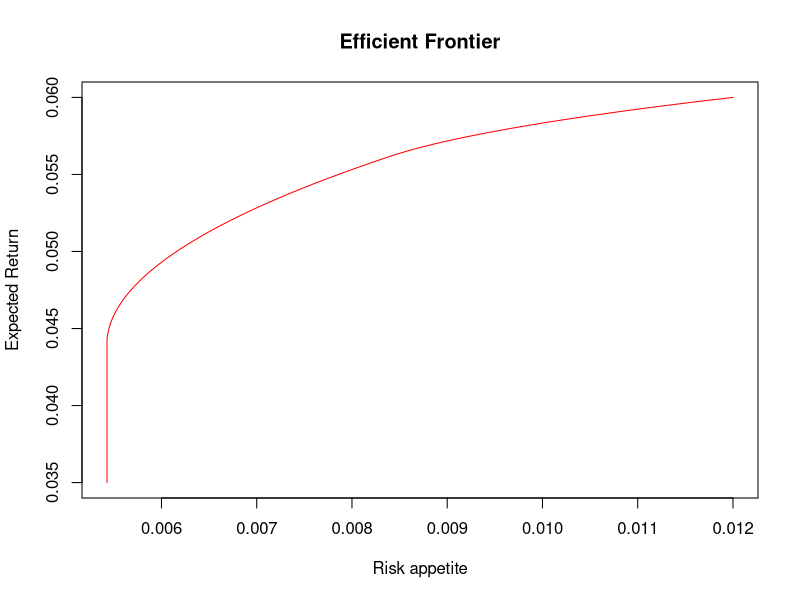

Reproduce this figure in R.
## ---- chunk 1
knitr::opts_chunk$set(echo = TRUE)
library(quadprog)
## ---- chunk 2
mu_return_vector <- c(0.05, 0.04, 0.06) 
sigma <- matrix(c(0.01, 0.002, 0.005, 
                  0.002, 0.008, 0.006, 
                  0.005, 0.006, 0.012), 
                nrow=3, ncol=3)
D.Matrix <- 2*sigma
d.Vector <- rep(0, 3)
A.Equality <- matrix(c(1,1,1), ncol=1)
A.Matrix <- cbind(A.Equality, mu_return_vector, 
                  diag(3))
b.Vector <- c(1, 0, rep(0, 3))
## ---- chunk 3
return <-  vector()
var <- vector()
j=1
for(i in seq(0.035, 0.06, 0.0001)) {
  b.Vector[2]=i
  out <- solve.QP(Dmat=D.Matrix, dvec=d.Vector, 
                  Amat=A.Matrix, bvec=b.Vector, 
                  meq=1)
  return[j]= i
  var[j]=out$value
  j = j+1
  }
## ---- chunk 4
plot(var, return, main = "Efficient Frontier", xlab = "Risk appetite", ylab = "Expected Return", type = "l",col='red')
